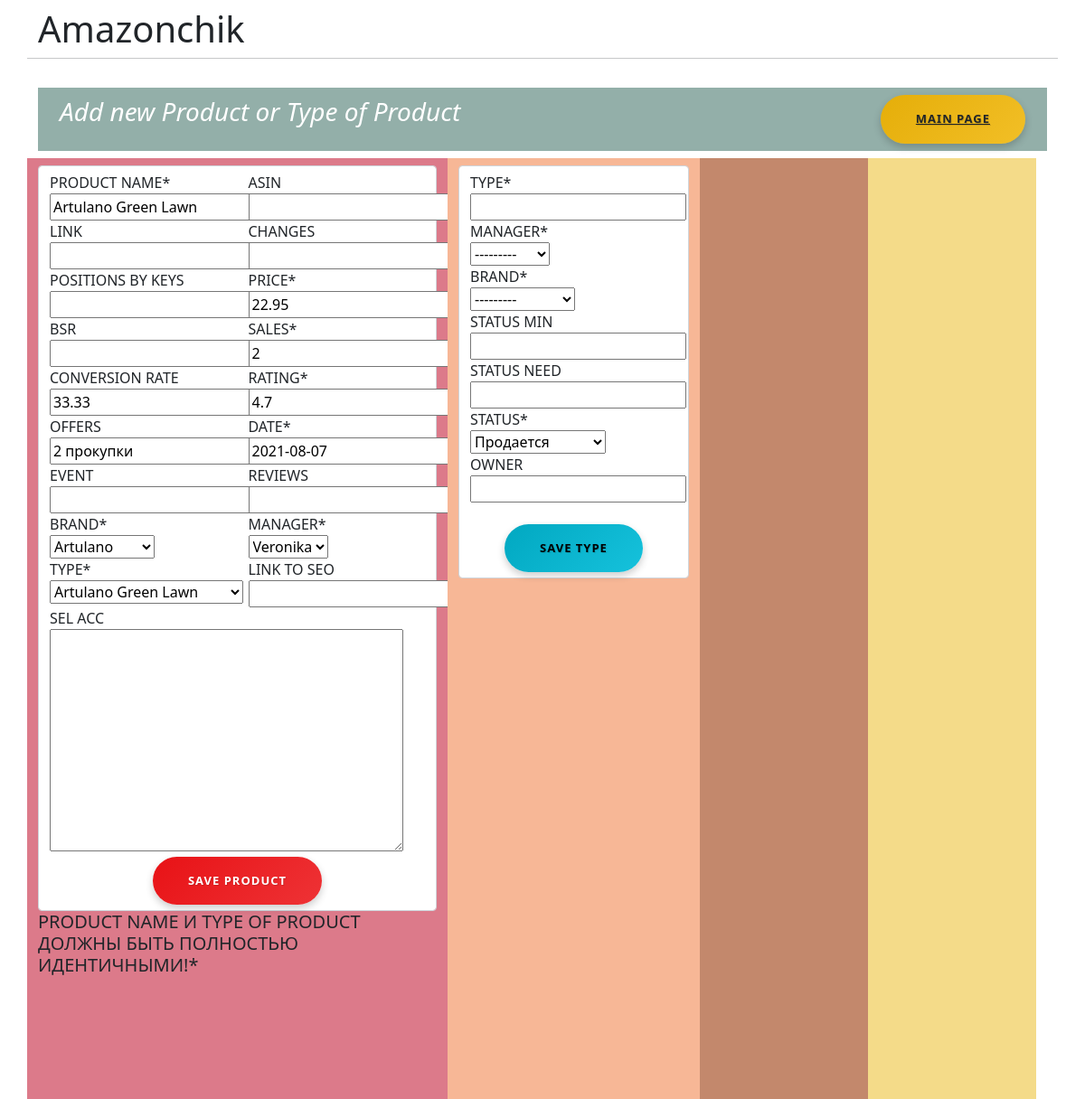
/add_new/, run on an earlier commit of the app's database.
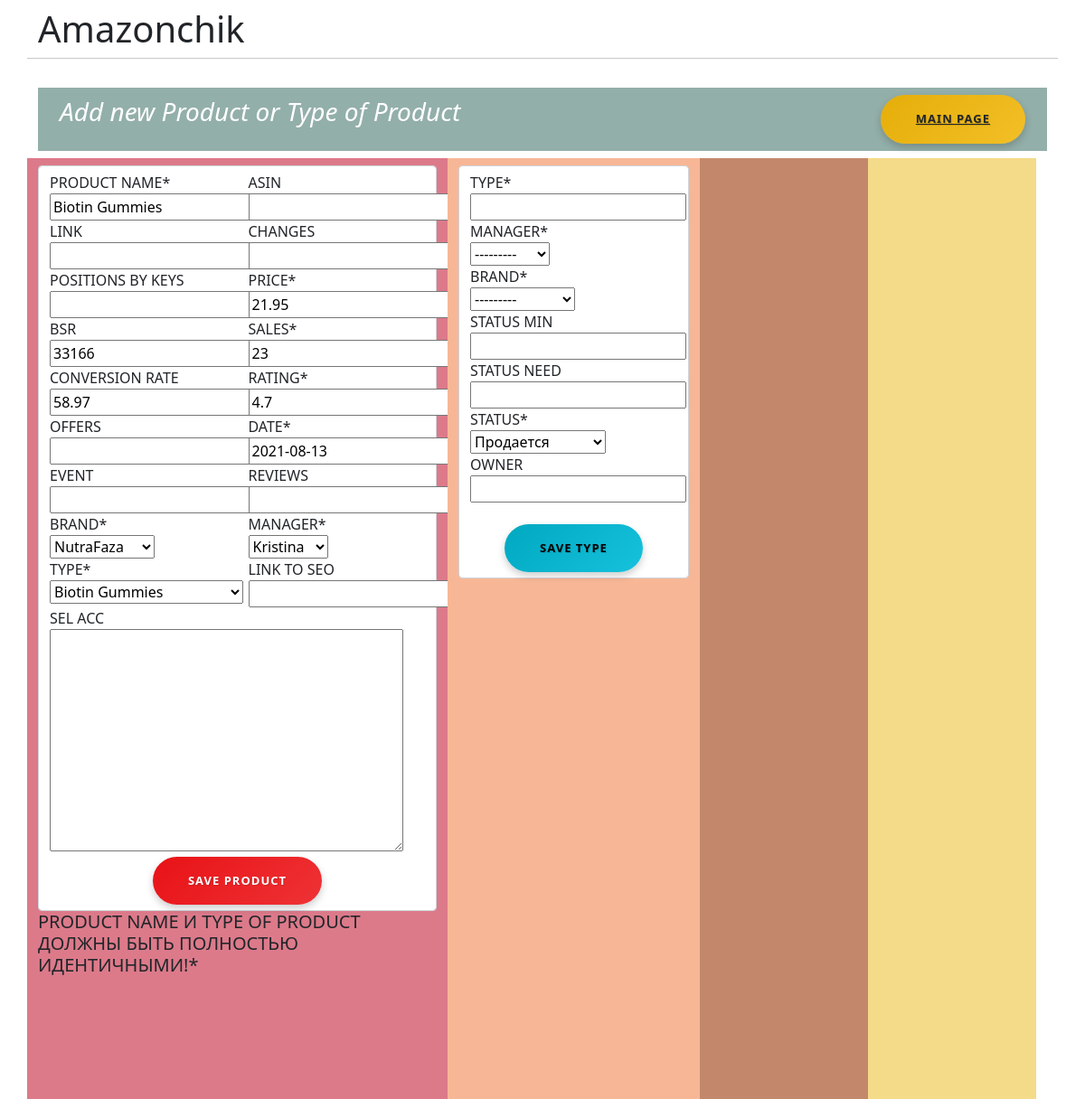
And on a later commit of the database.
### analiz/models.py (models this page shows, shortened)
class Product(models.Model):
	product_name = models.CharField(max_length=30)
	link = models.URLField(blank=True, null = True)
	changes = models.TextField(blank=True, null = True)
	positions_by_keys = models.CharField(max_length=400, blank=True, null = True)
	bsr = models.IntegerField(blank=True, null = True)
	conversion_rate = models.CharField(max_length=10, null = True, blank = True)
	rating = models.DecimalField(max_digits=2, decimal_places=1)
	offers = models.TextField(blank=True, null = True)
	event = models.TextField(max_length=1000 ,blank=True, null = True)
	brand = models.ForeignKey('Brand', on_delete=models.CASCADE)
	manager = models.ForeignKey('Manager', on_delete=models.CASCADE)
	type = models.ForeignKey('TypeOfProduct', on_delete=models.CASCADE)
	link_to_seo = models.URLField(blank=True, null = True)
	fba_inventory = models.TextField(blank=True, null = True) # add
	sel_acc = models.TextField(blank=True, null = True)
	date = models.DateField()
	sales = models.IntegerField()
	price = models.DecimalField(max_digits=4, decimal_places=2)
	asin = models.CharField(max_length=15, blank=True, null = True)
	reviews = models.IntegerField(blank=True, null = True)
	class Meta:
		ordering = ['date',]

class Brand(models.Model):
	brand = models.CharField(max_length=20, unique=True)
	def __str__(self):
		return self.brand

class TypeOfProduct(models.Model): # конкретно все товары
	type = models.CharField(max_length=30, unique=True)
	manager = models.ForeignKey('Manager', on_delete=models.CASCADE)
	brand = models.ForeignKey('Brand', on_delete=models.CASCADE,)
	status_min = models.IntegerField(blank=True, null = True, default=25)
	status_need = models.IntegerField(blank=True, null = True, default=101)
	ostatki = models.PositiveIntegerField(blank=True, null = True) # удалить
	owner = models.CharField(max_length=40, blank=True, null = True)
	BAN = 'BAN'
	OUT_OF_STOCK = 'OOS'
	SUPRESSION = 'SSS'
	IN_DEV = "InDev"
	IS_S = 'IsS'
	ANOTHER_ISSUE = 'AN_ISS'
	STATUS_CHOICES = [
		(IN_DEV, 'В разработке'),
		(IS_S, 'Продается'),
		(ANOTHER_ISSUE, 'Другая причина'),
		(BAN, 'Бан'),
		(OUT_OF_STOCK, 'Нет на складе'),
		(SUPRESSION, 'Ограничение'),
	]
	status = models.CharField(max_length=20, choices=STATUS_CHOICES, default=IS_S)
	class Meta:
		ordering = ['type',]
	def __str__(self):
		return self.type

### analiz/views.py (the view)
# urls.py: path('add_new/', views.new_page , name = "adding new"),
@csrf_exempt
def new_page(request, *type_of):
	managers = Manager.objects.all()
	type = TypeOfProduct.objects.all().order_by('manager')
	prod = Product.objects.last()
	new_product = AddNewProduct(request.POST or None, instance=prod)
	new_type = AddTypeOfProduct(request.POST or None)
	choose_type = ChooseType(request.POST or None)
	products = ''
	if request.method == 'POST' and new_product.is_valid():
		new_product.save()
	elif request.method == 'POST' and new_type.is_valid():
		new_type.save()
	elif choose_type.is_valid() and request.method == "POST":
		data = choose_type.clean_type()
		prod = Product.objects.filter(type=data).last()
		new_product = AddNewProduct(request.POST or None, instance=prod)
	else:
		new_product = AddNewProduct(request.POST or None, instance=prod)
		new_type = AddTypeOfProduct(request.POST or None)
	context = {'new_product':new_product, 'new_type':new_type, 'choose':choose_type, 'prod':products}
	return render(request, 'New.html', context)

### analiz/forms.py
class AddNewProduct(ModelForm):
	class Meta:
		model = Product
		fields = '__all__'
	positions_by_keys = forms.CharField(max_length=40, required=False)
	changes = forms.CharField(max_length=20, required=False)
	offers = forms.CharField(max_length=20, required=False)
	event = forms.CharField(max_length=20, required=False)

class AddTypeOfProduct(ModelForm):
	class Meta:
		model = TypeOfProduct
		fields = '__all__'
	status_min = forms.IntegerField(required=False)
	status_need = forms.IntegerField(required=False)

### analiz/models.py (called while the page is built)
	def __str__(self):
		return self.username

### analiz/templates/New.html (shortened to what this page needs)
<!doctype html>
{% load crispy_forms_tags %}
{% load static %}
<html lang="en">
  <head>
	<link href="https://cdn.jsdelivr.net/npm/bootstrap@5.0.0-beta3/dist/css/bootstrap.min.css" rel="stylesheet">
	<link rel="stylesheet" href="{% static 'css/dashboard.rtl.css'%}" type="text/css">
	<link rel="stylesheet" href="{% static 'css/buttons.css'%}" type="text/css">
  </head>
  <body>
	<div class="container">
	  <div class="row justify-content-center">
		  <h1 class="mt-2">Amazonchik</h1>
		  <hr class="mt-0 mb-4">
		  {% block detail %}
		  <nav class="navbar navbar-default">
			  <div class="container-fluid" style="background-color: #93afa9 ">
				  <div class="navbar-header">
					<h3><p style="font-style:italic"><font color="white">Add new Product or Type of Product</font></p></h3>
				  </div>
				  <div>
					  <ul class="nav navbar">
						  <button type="button" class="btn btn-warning"><a href="{% url 'manager_page' manager_id=user.id %}" class="link-dark">Main Page</a></button>
					  </ul>
				  </div>
			  </div>
		  </nav>
		  <div class="container-fluid">
			  <div class="row sidebar-heading">
				  <div class="row">
					  <div class="col-xs-2 col-sm-2 col-md-2 col-lg-5 sidebar-sticky" style="background-color: #dc7a8a	">
						<form class='form-control' method="POST" action="" >
							<div class="row">
								<div class="col-6">
								   {{ new_product.product_name|as_crispy_field }}
								   {{ new_product.link|as_crispy_field }}
								   {{ new_product.positions_by_keys|as_crispy_field }}
								   {{ new_product.bsr|as_crispy_field }}
								   {{ new_product.conversion_rate|as_crispy_field }}
								   {{ new_product.offers|as_crispy_field }}
								   {{ new_product.event|as_crispy_field }}
								   {{ new_product.brand|as_crispy_field }}
								   {{ new_product.type|as_crispy_field }}
								</div>
								<div class="col-6">
								   {{ new_product.asin|as_crispy_field }}
								   {{ new_product.changes|as_crispy_field }}
								   {{ new_product.price|as_crispy_field }}
								   {{ new_product.sales|as_crispy_field }}
								   {{ new_product.rating|as_crispy_field }}
								   {{ new_product.date|as_crispy_field }}
								   {{ new_product.reviews|as_crispy_field }}
								   {{ new_product.manager|as_crispy_field }}
								   {{ new_product.link_to_seo|as_crispy_field }}
							</div>
							{{ new_product.sel_acc|as_crispy_field }}
							<div align="center">
								<input type="Submit" name="submit" value="Save Product" class="btn btn-danger"/>
							</div>
						</form>
					  </div>
					  <h5>  Product name и Type of Product должны быть полностью идентичными!* </h5>
					  </div>
					  <div class="col-xs-2 col-sm-2 col-md-2 col-lg-3 sidebar-sticky" style="background-color: #f7b796">
					<form class='form-control' method="POST" action="" >
						 {{ new_type.type|as_crispy_field }}
						 {{ new_type.manager|as_crispy_field }}
						 {{ new_type.brand|as_crispy_field }}
						 {{ new_type.status_min|as_crispy_field }}
						 {{ new_type.status_need|as_crispy_field }}
						 {{ new_type.status|as_crispy_field }}
						 {{ new_type.owner|as_crispy_field }}
					  <br>
					  <div align="center">
						  <input type="Submit" name="submit" value="Save Type" class="btn btn-info"/>
					  </div>
					</form>
					  </div>
					  <div class="col-xs-2 col-sm-2 col-md-2 col-lg-2" style="background-color: #c3886c">
					  </div>
					  <div class="col-xs-2 col-sm-2 col-md-2 col-lg-2" style="background-color: #f4db89">
					  </div>
				  </div>
			  </div>
		  </div>
		{% endblock %}
	  </div>
  </body>
</html>

### analiz/static/css/dashboard.rtl.css (style rules this page uses)
body { font-size: .875rem; }
.sidebar-sticky { position: relative; top: 0; height: calc(100vh - 48px); padding-top: .5rem; overflow-x: hidden; overflow-y: auto; }
.sidebar-heading { font-size: .75rem; text-transform: uppercase; }

### analiz/static/css/buttons.css (style rules this page uses)
.btn { border-radius: 100px; font-size: 13px; font-weight: bold; letter-spacing: 1px; padding: 17px 39px; text-shadow: 1px 1px 1px rgba(0, 0, 0, 0.14); text-transform: uppercase; box-shadow: 0 4px 9px 0 rgba(0, 0, 0, 0.2); }
.btn-danger { background: #e81216; background: -moz-linear-gradient(-45deg, #e81216 0%, #f45355 50%, #f6290c 51%, #ed0e11 71%, #fc1b21 100%); background: -webkit-linear-gradient(-45deg, #e81216 0%,#f45355 50%,#f6290c 51%,#ed0e11 71%,#fc1b21 100%); background: linear-gradient(135deg, #e81216 0%,#f45355 50%,#f6290c 51%,#ed0e11 71%,#fc1b21 100%); filter: progid:DXImageTransform.Microsoft.gradient( startColorstr='#e81216', endColorstr='#fc1b21',GradientType=1 ); background-size: 400% 400%; -webkit-animation: AnimationName 3s ease infinite; -moz-animation: AnimationName 3s ease infinite; animation: AnimationName 3s ease infinite; -webkit-animation: AnimationName 3s ease infinite; -moz-animation: AnimationName 3s ease infinite; animation: AnimationName 3s ease infinite; border: medium none; }
.btn-warning { background: #e5ae09; background: -moz-linear-gradient(-45deg, #e5ae09 0%, #ffd044 50%, #ffc107 51%, #fc9014 71%, #f1890b 100%); background: -webkit-linear-gradient(-45deg, #e5ae09 0%,#ffd044 50%,#ffc107 51%,#fc9014 71%,#f1890b 100%); background: linear-gradient(135deg, #e5ae09 0%,#ffd044 50%,#ffc107 51%,#fc9014 71%,#f1890b 100%); filter: progid:DXImageTransform.Microsoft.gradient( startColorstr='#e5ae09', endColorstr='#f1890b',GradientType=1 ); background-size: 400% 400%; -webkit-animation: AnimationName 3s ease infinite; -moz-animation: AnimationName 3s ease infinite; animation: AnimationName 3s ease infinite; -webkit-animation: AnimationName 3s ease infinite; -moz-animation: AnimationName 3s ease infinite; animation: AnimationName 3s ease infinite; border: medium none; color: #fff !important; }
.btn-info { background: #01a8c1; background: -moz-linear-gradient(-45deg, #01a8c1 0%, #2adbf7 50%, #00b5d1 51%, #0aafc9 71%, #0599b1 100%); background: -webkit-linear-gradient(-45deg, #01a8c1 0%,#2adbf7 50%,#00b5d1 51%,#0aafc9 71%,#0599b1 100%); background: linear-gradient(135deg, #01a8c1 0%,#2adbf7 50%,#00b5d1 51%,#0aafc9 71%,#0599b1 100%); filter: progid:DXImageTransform.Microsoft.gradient( startColorstr='#01a8c1', endColorstr='#0599b1',GradientType=1 ); background-size: 400% 400%; -webkit-animation: AnimationName 3s ease infinite; -moz-animation: AnimationName 3s ease infinite; animation: AnimationName 3s ease infinite; -webkit-animation: AnimationName 3s ease infinite; -moz-animation: AnimationName 3s ease infinite; animation: AnimationName 3s ease infinite; border: medium none; }

What changed in the data, as far as the page shows it:
no longer on this page (row unchanged): Product: product_name "Artulano Green Lawn", conversion_rate "33.33", offers "2 прокупки", price "22.95", sales "2", rating "4.7", date "2021-08-07", manager "Veronika"
added Product: product_name "Biotin Gummies", bsr "33166", conversion_rate "58.97", price "21.95", sales "23", rating "4.7", date "2021-08-13", manager "Kristina"
computed for Brand: brand "Artulano" → "NutraFaza"
computed for TypeOfProduct: type "Artulano Green Lawn" → "Biotin Gummies"
